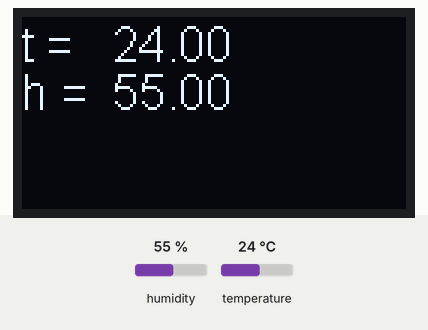
This sketch was run on a simulated ESP32. On the bench: 128×64 one-colour display. The test bench sets the inputs (shaded band); at power-on: humidity 55 %, temperature 24 °C.

Above: at 1.5 s.
1.6 s: humidity set to 22 %
At 3.4 s:
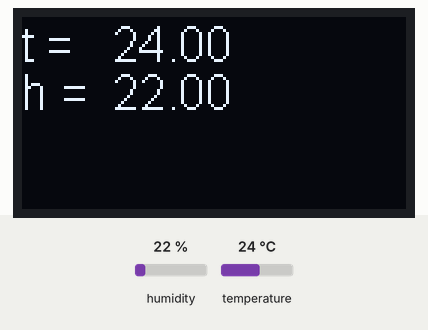
4.4 s: temperature set to 12 °C
At 5.6 s:
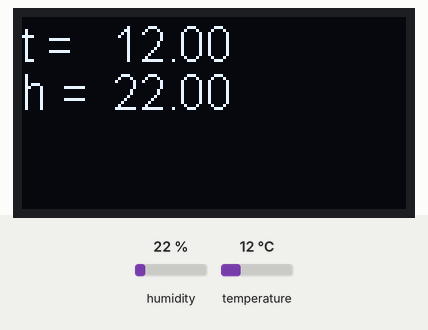
7.2 s: humidity set to 40 %
At 9.7 s:
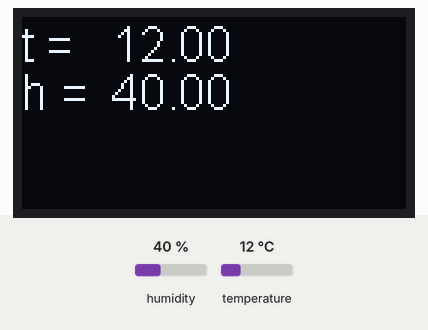
10.0 s: temperature set to 19 °C
At 11.0 s:
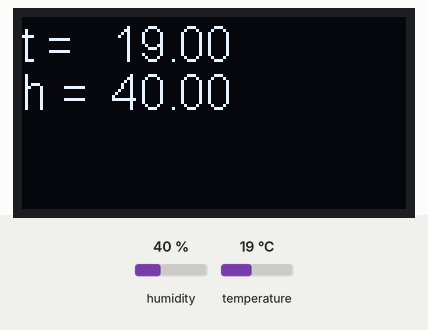
Timing chart, 0 to 13.0 s (numbered marks = the images above; inputs shaded):
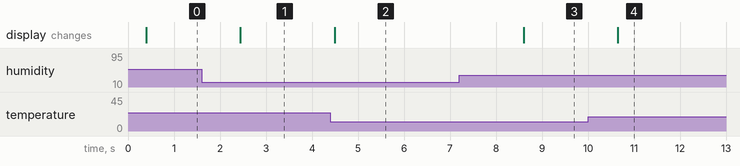

Measured:
- after the input at 1.6 s, the display: changes after 0.84 s (image 1)
- after the input at 4.4 s, the display: changes after 0.10 s (image 2)
- after the input at 7.2 s, the display: changes after 1.4 s (image 3)
- after the input at 10.0 s, the display: changes after 0.65 s (image 4)

The sketch:

DHT11.ino
```cpp
#include "DHT.h"
#include "heltec.h"

const int DHTPIN = 4;
const int DHTTYPE = DHT11;

DHT dht(DHTPIN, DHTTYPE);
void setup() {
  Serial.begin(115200);
  dht.begin();

  Heltec.begin(true /*DisplayEnable Enable*/, true /*Serial Enable*/);
  Heltec.display->init();
  Heltec.display->flipScreenVertically();
  Heltec.display->setFont(ArialMT_Plain_16);
}

void loop() {
  float doAm = dht.readHumidity();
  float nhietDo = dht.readTemperature();
  Heltec.display->clear();
  Heltec.display->drawString(0,0,"t = ");
  Heltec.display->drawString(30,0,(String)nhietDo);
  Heltec.display->drawString(0,16,"h = ");
  Heltec.display->drawString(30,16,(String)doAm);
  Heltec.display->display();
  delay(1000);
}
```
